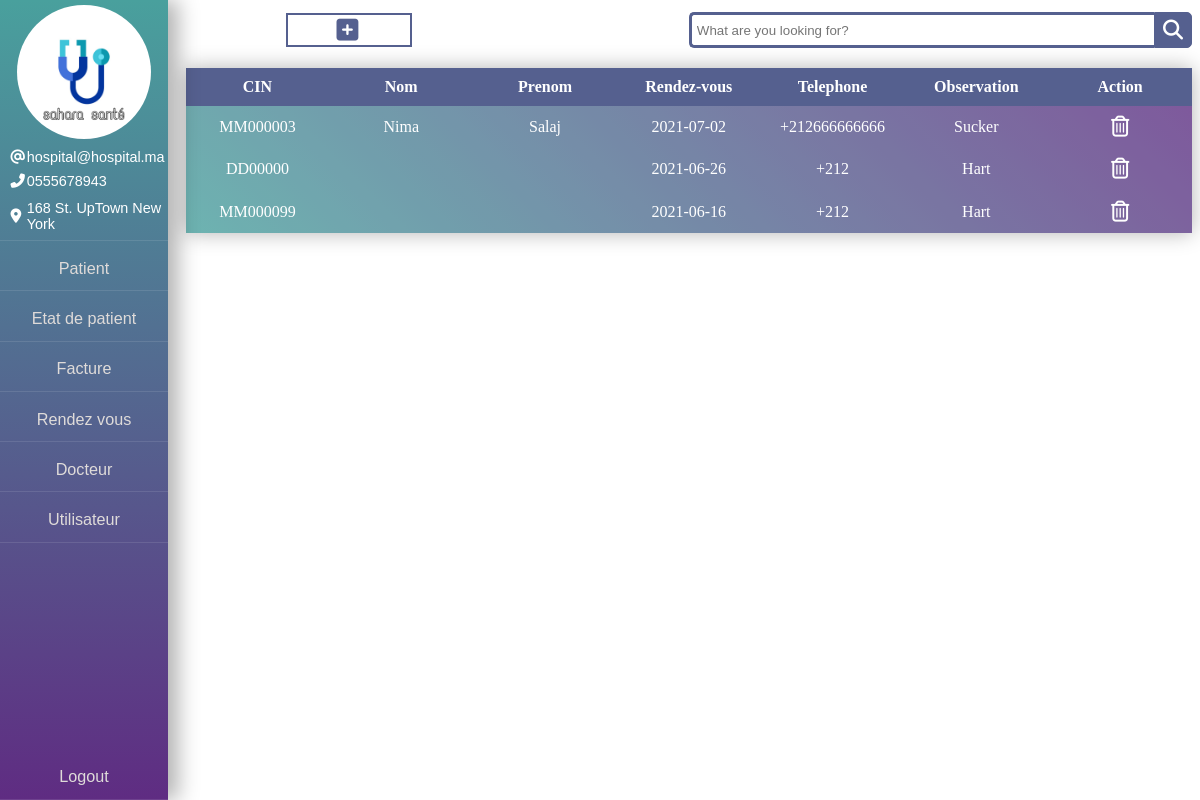
Screenshot of /src/pages/rendez_vous.php (signed in) with the database file from the repository.
### tables this page shows
CREATE TABLE `rendez_vous` (
  `id_RV` int(11) NOT NULL,
  `cin_P` varchar(20) NOT NULL,
  `date_RV` date NOT NULL,
  `observation` varchar(50) NOT NULL
);

CREATE TABLE `patient` (
  `cin_P` varchar(20) NOT NULL,
  `nom` varchar(20) NOT NULL,
  `prenom` varchar(20) NOT NULL,
  `sex` varchar(1) DEFAULT NULL,
  `tel` int(20) NOT NULL,
  `date_entree` date DEFAULT NULL
);

### src/pages/rendez_vous.php (the view, shortened to what this page needs)
<!DOCTYPE html>
<html>
<head>
    <link rel="stylesheet" href="../css/patient.css">
</head>
<body>
    <?php
    include_once 'side__bar.php';
    ?>
        <main class="main">
            <div class="sub_main">
                <div class="add-new">
                    <section class="container">
                        <button class="add-new-button" data-hover="Add new patient" id="add-new-button" onclick="add_new()">
                        <div><i class="fas fa-plus-square"></i></div>
                    </button>
                    </section>
                </div>
                <div class="search__div">
                    <div class="wrap">
                        <div class="search">
                            <input type="text" id="search" class="searchTerm" placeholder="What are you looking for?">
                            <button type="submit" class="searchButton">
                            <i class="fa fa-search"></i>
                        </button>
                        </div>
                    </div>
                </div>
            </div>
            <div class="container-table" id="container-table">
                <table class="table-table" id="table-table">
                    <thead class="thead-table">
                        <tr class="tr-table-head">
                            <th class="th-table">CIN</th>
                            <th class="th-table">Nom</th>
                            <th class="th-table">Prenom</th>
                            <th class="th-table">Rendez-vous</th>
                            <th class="th-table">Telephone</th>
                            <th class="th-table">Observation</th>
                            <th class="th-table">Action</th>
                        </tr>
                    </thead>
                    <tbody class="tbody-table">
                        <?php
                    include_once 'connect.php';
                    $sql = "SELECT `id_RV`, r.cin_P, p.nom, p.prenom, p.tel, `date_RV`, `observation` FROM patient p RIGHT JOIN rendez_vous r ON p.cin_P = r.cin_P";
                    $result = $conn->query($sql);
                    $i = 0;
                    if ($result->num_rows > 0) {
                        while ($row = $result->fetch_assoc()) {
                            echo '
                                    <tr class="tr-table-main row_' . $row['id_RV'] . '"';
                                    $date_RV = explode('-', $row['date_RV']);
                                    if ($date_RV[0] <= date("Y")) {
                                        if ($date_RV[1] <= date("m")) {
                                            if ($date_RV[2] <= date("d")) {
                                                echo 'style="background-color: #6f405e;"';
                                            }
                                        }
                                    }
                                    echo '>
                                        <td class="td-table cin_p">' . $row['cin_P'] . '</td>
                                        <td class="td-table nom">' . $row['nom'] . '</td>
                                        <td class="td-table prenom">' . $row['prenom'] . '</td>
                                        <td class="td-table sex-' . $i . '">' . $row['date_RV'] . '</td>
                                        <td class="td-table tele">+212' . $row['tel'] . '</td>
                                        <td class="td-table tele">' . $row['observation'] . '</td>
                                        <td class="td-table">
                                            <a onclick="varif_delete('."'".$row['cin_P']."'".')" style="cursor: pointer;"><i class="fas fa-trash-alt"></i></a>
                                            <a id="'.$row['cin_P'].'" href="delete_rendez_vous.php?cin_P='.$row['cin_P'].'"></a>
                                        </td>
                                    </tr>
                                ';
                            $i++;
                        }
                    } else {
                        echo "  <tr class='tr-table'>
                                    <td class='td-table' colspan='7'>0 results</td>
                                </tr>";
                    }
                    ?>
                    </tbody>
                </table>
            </div>
        </main>
</body>
</html>

### src/css/patient.css (style rules this page uses)
.main { margin-left: 15%; margin-top: 1vw; }
.sub_main { display: flex; align-items: center; }
.sub_main div { flex-grow: 1; width: 100%; }
.container-table { margin-top: 2%; display: flex; justify-content: center; }
.search { width: 100%; position: relative; display: flex; }
.searchTerm { width: 100%; border: 3px solid #55608f; border-right: none; padding: 5px; height: 36px; border-radius: 5px 0 0 5px; outline: none; color: #9dbfaf; }
.searchButton { width: 40px; height: 36px; border: 1px solid #55608f; background: #55608f; text-align: center; color: #fff; border-radius: 0 5px 5px 0; cursor: pointer; font-size: 20px; }
.wrap { width: 80%; }
section.container { font: 300 1em/1.5 "Open Sans", "Helvetica Neue", Arial, sans-serif; min-width: 50%; padding-left: 20%; }
.add-new-button { background: white; outline: none; position: relative; border: 2px solid #55608f; padding: 0.6% 12%; overflow: hidden; }
.add-new-button:before { content: attr(data-hover); position: absolute; top: 50%; left: 0; width: 100%; text-transform: uppercase; letter-spacing: 1px; font-weight: 800; font-size: 9px; opacity: 0; transform: translate(100%, -50%); transition: all 0.3s ease-in-out; color: #55608f; height: 15px; }
.add-new-button div { text-transform: uppercase; letter-spacing: 3px; font-weight: 800; font-size: 1%; transition: all 0.3s ease-in-out; color: #55608f; }
.fa-plus-square { font-size: 25px; }
.table-table { background: linear-gradient(45deg, #49a09d, #5f2c82); width: 100%; border-collapse: collapse; overflow: hidden; box-shadow: 0 0 20px rgb(0 0 0 / 30%); flex-grow: 1; text-align: center; }
.th-table, .td-table { padding: 1%; background-color: rgba(255, 255, 255, 0.2); color: #fff; width: 14.28571428571429%; }
.thead-table .th-table { background-color: #55608f; }
.fa-edit, .fa-trash-alt { font-size: 25px; font-size: 21px; color: white; font-weight: 100 !important; }

### src/pages/side__bar.php (style rules this page uses)
body { background-image: url(../image/Hospital.jpg); background-size: cover; }

### rows the page displays
rendez_vous: cin_P "MM000003", cin_P.nom "Nima", cin_P.prenom "Salaj", date_RV "2021-07-02", cin_P.tel "666666666", observation "Sucker"
rendez_vous: cin_P "DD00000", date_RV "2021-06-26", observation "Hart"
rendez_vous: cin_P "MM000099", date_RV "2021-06-16", observation "Hart"
